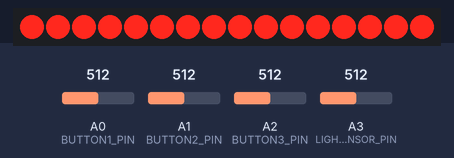
A sketch run on a simulated ATtiny85, built with avr-gcc and run on an emulated ATtiny85. Shown: 16 shift-register outputs drawn as a row of LEDs (first output left, lit = HIGH). Inputs (shaded band) come from the test bench; at power-on: A0 (BUTTON1_PIN) = 512, A1 (BUTTON2_PIN) = 512, A2 (BUTTON3_PIN) = 512, A3 (LIGHT_SENSOR_PIN) = 512. Random numbers use the default seed unless the sketch sets one; EEPROM starts erased; what the sketch prints to the serial monitor is not drawn.

Above: at 0.1 s.
At 0.9 s:
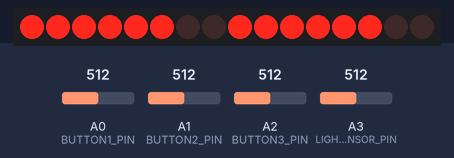
Timing chart, 0 to 2.6 s (numbered marks = the images above):
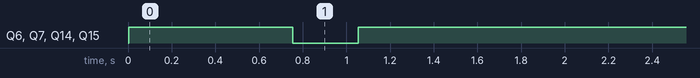

The sketch:

bay_area_map.ino
```cpp
#include <EEPROM.h>

// These can be modified to change the program behaviour
#define MAX_LENGTH_MULTIPLIER 10
#define LONG_PRESS_THRESHOLD 1000
#define PREVIEW_OFF 2
#define PREVIEW_TRANSITION 4
#define PREVIEW_ON 6

// Uncomment this line to set the pins to arduino uno
//#define ARDUINO_UNO_MODE

#define DEBUG_MODE

#ifdef ARDUINO_UNO_MODE
  // Arduino Uno Pins
  #define SR_LATCH_PIN 5 // Pin connected to ST_CP of 74HC595
  #define SR_CLOCK_PIN 4 // Pin connected to SH_CP of 74HC595h
  #define SR_DATA_PIN 6 // Pin connected to DS of 74HC595
  #define BUTTON1_PIN A0 // Analogue Pin
  #define BUTTON2_PIN A1 // Analogue Pin
  #define BUTTON3_PIN A2 // Analogue Pin
  #define LIGHT_SENSOR_PIN A3 // Analogue Pin
  #define BRIGHTNESS_PIN 3 // Sink pin
  #define puts(x) Serial.print(x)
  #define putsln(x) Serial.println(x)
#else
  // Arduino Pro Micro Pins
  #define SR_LATCH_PIN 7 // Pin connected to ST_CP of 74HC595 (LATCH)
  #define SR_CLOCK_PIN 8 // Pin connected to SH_CP of 74HC595 (CLOCK)
  #define SR_DATA_PIN 6 // Pin connected to DS of 74HC595 (DATA)
  #define BUTTON1_PIN A0 // Analogue Pin
  #define BUTTON2_PIN A1 // Analogue Pin
  #define BUTTON3_PIN A2 // Analogue Pin
  #define LIGHT_SENSOR_PIN A3 // Analogue Pin
  #define BRIGHTNESS_PIN 9 // Brightness Control (LIGHT)
  #define puts(x) Serial.print(x)
  #define putsln(x) Serial.println(x)
#endif

/*    ATTINY85 Pins
 * RESET +---+ VCC
 * LATCH |   | BTN
 * CLOCK |   | DATA
 *   GND +---+ LIGHT
 */

/*     Arduino Pro Mini Pins
 *        TX0 +------+ RAW
 *        RX1 |      | GND
 *        RST |      | RST
 *        GND |      | VCC
 *         D2 |      | A3  LIGHT SENSOR
 *         D3 |      | A2  BTN3
 *         D4 |      | A1  BTN2
 *         D5 |      | A0  BTN1
 * DATA    D6 |      | D13
 * LATCH   D7 |      | D12
 * CLOCK   D8 |      | D11
 * LIGHT   D9 +------+ D10
 */


// These should not be touched and are required for the program to run
#define BTN_SPEED 0
#define BTN_LIGHT 1
#define BTN_MODE 2

#define STATE_HOLD_OFF 1
#define STATE_TRANSITION_ON 2
#define STATE_HOLD_ON 3
#define STATE_TRANSITION_OFF 4

#define CALSTATE_OFF 0
#define CALSTATE_START 1
#define CALSTATE_LOW 2
#define CALSTATE_HIGH 3

// Since there are 2 resistors on the buttons,
// we need to use the analog function of the button.
#define BUTTON_OFF_THRESHOLD 60

uint8_t lightingState;
uint16_t stateTicksTotal;
uint16_t stateTicksLeft;

uint8_t currentPatternState;
uint8_t calibrationState = CALSTATE_OFF;


// Button states for SPEED, BRIGHTNESS, MODE
bool buttonStatesPrev [3] = {false, false, false};
bool buttonStates [3] = {false, false, false};
unsigned long longPressMills [] = {0,0,0,0};
bool longPressFired[3] = {false, false, false};

bool firstRun = true;

float brightnessLevels[8] = { 1.0f, 0.7f, 0.5f, 0.35f, 0.2f, 0.1f, 0.05f, 0.025f};
uint16_t randomState = random();

int lowBrightness = 20;
int highBrightness = 500;

int photosensorRunningAverage = 0;

unsigned long millsDelta;
unsigned long prevMills;
unsigned long currentMills;


// Savable variables
uint8_t currentBrightnessLevel = 0;
uint8_t lengthMultiplier = 1;
uint8_t currentPatternId = 0;
uint8_t autoBrightness = 1;
uint8_t minPhotosensor = 5;
uint8_t maxPhotosensor = 128;


// The animation will work in 4 states
// STATE_HOLD_OFF
// STATE_TRANSITION_ON
// STATE_HOLD_ON
// STATE_TRANSITION_OFF

class AnimatedPattern {
  private:
  uint16_t * states; // 16
  uint8_t totalStates;
  uint8_t ticksOn; // 16
  uint8_t ticksOff; // 16
  uint8_t ticksAnimate; // 16


  public:
  AnimatedPattern * nextPattern;

  /*
    _states: array of the different states
    _totalStates: total states in the array
    _ticksOn: Number of ticks it stays on
    _ticksAnimate: Number of ticks it takes to fade in and out
    _ticksOff: Number of ticks it stays off
    _nextPattern: The next pattern in the linked list
    Note: Each tick is slightly more than 10ms but can be assumed to be 10ms
  */
  AnimatedPattern(uint16_t * _states, uint8_t _totalStates, uint8_t _ticksOn, uint8_t _ticksAnimate, uint8_t _ticksOff, AnimatedPattern * _nextPattern) {
    states = _states;
    totalStates = _totalStates;
    ticksOn = _ticksOn;
    ticksOff = _ticksOff;
    ticksAnimate = _ticksAnimate;
    nextPattern = _nextPattern;
  }
  void nextState() {
    currentPatternState++;
    if (currentPatternState == totalStates || totalStates == 0) {
      currentPatternState = 0;
      firstRun = false;
    }
    if (totalStates == 0) {
      randomState = random();
    }
  }
  uint16_t getState() {
    if (totalStates == 0) {
      return randomState;
    }
    return states[currentPatternState];
  }
  uint8_t getTicksOn() {
    return ticksOn;
  }
  uint8_t getTicksAnimate() {
    return ticksAnimate;
  }
  uint8_t getTicksOff() {
    return ticksOff;
  }
};

AnimatedPattern * animatedPatternHead;
AnimatedPattern * animatedPatternCurrent;


// Patterns are defined as integers, but only the first 6 bits from the right are used.
// 1 represents on an state, while 0 represents an off state.
// The bits from right to left control the following lines respectively
// Bart Yellow, Bart Blue, Bart Orange, Bart Green, Bart Red, Bart Grey, None, None,
// Caltrain Zone 1, Caltrain Zone 2, Caltrain Zone 3, Caltrain Zone 4, Caltrain Zone 5, Caltrain Zone 6, None, None,
// For example:
// 0b0000000100000000
// Caltrain Zone 1 will light up

// First Service Year
// Orange Yellow Green Red  Blue Grey Caltrain
// 1972   1973   1974  1976 1997 2014 1985

// Fill in order of service start
uint16_t pattern1[] = {0b0000000000000100, 0b000000000000101, 0b000000000001101, 0b000000000011101, 0b001111110011101, 0b001111110011111, 0b001111110111111};
// One at a time in order of service start
uint16_t pattern2[] = {0b0000000000000100, 0b000000000000001, 0b000000000001000, 0b000000000010000, 0b001111110000000, 0b000000000000010, 0b000000000100000};
// Bart and Caltrain alternate
uint16_t pattern5[] = {0b0011111100000000, 0b0000000000111111};
// Alternate
uint16_t pattern6[] = {0b0010101000101010, 0b0001010100010101};
// Alll on
uint16_t pattern8[] = {0b0011111100111111};

#define TOTAL_PATTERNS 2
void setupAnimatedPatterns() {

  animatedPatternCurrent = new AnimatedPattern(NULL, 0, 40, 10, 0, NULL); // Randomly generated
  animatedPatternCurrent = new AnimatedPattern(pattern1, 7, 60, 10, 0, animatedPatternCurrent);
  animatedPatternCurrent = new AnimatedPattern(pattern2, 7, 60, 10, 0, animatedPatternCurrent);
  animatedPatternCurrent = new AnimatedPattern(pattern5, 2, 60, 10, 0, animatedPatternCurrent);
  animatedPatternCurrent = new AnimatedPattern(pattern6, 2, 60, 10, 0, animatedPatternCurrent);
  animatedPatternCurrent = new AnimatedPattern(pattern8, 1, 100, 0, 0, animatedPatternCurrent);
  animatedPatternCurrent = new AnimatedPattern(pattern8, 1, 10, 100, 0, animatedPatternCurrent);


  animatedPatternHead = animatedPatternCurrent;
}

void nextPattern() {
  if (animatedPatternCurrent->nextPattern) {
    animatedPatternCurrent = animatedPatternCurrent->nextPattern;
    currentPatternId++;
  } else {
    animatedPatternCurrent = animatedPatternHead;
    currentPatternId = 0;
  }
  EEPROM.update(3, currentPatternId);
  lightingState = STATE_HOLD_OFF;
  currentPatternState = 0;
  firstRun = true;
  stateTicksLeft = stateTicksTotal = animatedPatternCurrent->getTicksOff();
}

bool buttonHold(uint8_t btn) {
  if (longPressMills[btn] > LONG_PRESS_THRESHOLD && !longPressFired[btn]) {
    longPressFired[btn] = true;
    return true;
  }
  return false;
}

bool buttonRelease(uint8_t btn) {
  if (longPressMills[btn] >= LONG_PRESS_THRESHOLD) return false;
  return !buttonStates[btn] && buttonStatesPrev[btn];
}

bool anyButtonRelease() {
  return buttonRelease(BTN_MODE) || buttonRelease(BTN_LIGHT) || buttonRelease(BTN_SPEED);
}

void timerPreLoop() {
  prevMills = currentMills;
  currentMills = millis();
  millsDelta = currentMills - prevMills;
}


void buttonStatePreLoop() {
  for ( int i = 0; i < 3; i++ ) buttonStates[i] = false;
  if (analogRead(BUTTON1_PIN) > BUTTON_OFF_THRESHOLD) buttonStates[BTN_MODE] = true;
  if (analogRead(BUTTON2_PIN) > BUTTON_OFF_THRESHOLD) buttonStates[BTN_LIGHT] = true;
  if (analogRead(BUTTON3_PIN) > BUTTON_OFF_THRESHOLD) buttonStates[BTN_SPEED] = true;

  puts(analogRead(BUTTON1_PIN)); puts(" ");
  puts(analogRead(BUTTON2_PIN)); puts(" ");
  puts(analogRead(BUTTON3_PIN)); putsln(" ");

  for (int i = 0; i < 3; i++) {
    if (buttonStates[i]) {
      longPressMills[i] += millsDelta;
    } else {
      longPressMills[i] = 0;
      longPressFired[i] = false;
    }
  }
}

void buttonStatePostLoop() {
  for ( int i = 0; i < 3; i++ ) buttonStatesPrev[i] = buttonStates[i];
}

void setAllOn() {
    digitalWrite(SR_LATCH_PIN, LOW);
    shiftOut(SR_DATA_PIN, SR_CLOCK_PIN, MSBFIRST, 0b11111111);
    shiftOut(SR_DATA_PIN, SR_CLOCK_PIN, MSBFIRST, 0b11111111);
    digitalWrite(SR_LATCH_PIN, HIGH);
}
void feedbackOn(uint16_t time) {
    digitalWrite(13, HIGH);
    analogWrite(BRIGHTNESS_PIN, 255);
    delay(time);
}
void feedbackOff(uint16_t time) {
    digitalWrite(13, LOW);
    analogWrite(BRIGHTNESS_PIN, 0);
    delay(time);
}

void blinkDebugLight() {
  #ifdef DEBUG_MODE
    setAllOn();
    feedbackOn(150);
    feedbackOff(80);
  #endif
}

void blinkA() {
    setAllOn();
    feedbackOff(300);
    feedbackOn(250);
    feedbackOff(200);
    feedbackOn(900);
    feedbackOff(300);
}
void blinkM() {
    setAllOn();
    feedbackOff(300);
    feedbackOn(600);
    feedbackOff(200);
    feedbackOn(600);
    feedbackOff(300);
}


void setupPinModes() {
  pinMode(SR_LATCH_PIN, OUTPUT);
  pinMode(SR_CLOCK_PIN, OUTPUT);
  pinMode(SR_DATA_PIN, OUTPUT);
  pinMode(BUTTON1_PIN, INPUT);
  pinMode(BUTTON2_PIN, INPUT);
  pinMode(BUTTON3_PIN, INPUT);
  pinMode(LIGHT_SENSOR_PIN, INPUT);
  pinMode(BRIGHTNESS_PIN, OUTPUT);
}
void resetFactorySettings() {
  EEPROM.update(0, 0); // First bit is reset so that the program will reset.
  putsln("Reset to factory settings");
}
void firstTimeSetup() {
  currentBrightnessLevel = 0;
  lengthMultiplier = 0;
  currentPatternId = 0;
  autoBrightness = 1;
  minPhotosensor = 5;
  maxPhotosensor = 128;
  EEPROM.update(1, currentBrightnessLevel);
  EEPROM.update(2, lengthMultiplier);
  EEPROM.update(3, currentPatternId);
  EEPROM.update(4, autoBrightness);
  EEPROM.update(5, minPhotosensor);
  EEPROM.update(6, maxPhotosensor);
  EEPROM.update(0, 128);
  putsln("First time initialisation");
}
void readFromMemory() {
    currentBrightnessLevel = EEPROM.read(1);
    lengthMultiplier = EEPROM.read(2);
    currentPatternId = EEPROM.read(3);
    autoBrightness = EEPROM.read(4);
    minPhotosensor = EEPROM.read(5);
    maxPhotosensor = EEPROM.read(6);

    currentBrightnessLevel = currentBrightnessLevel % 8;
    lengthMultiplier = lengthMultiplier % MAX_LENGTH_MULTIPLIER;
    currentPatternId = currentPatternId % TOTAL_PATTERNS;

    putsln("Loaded from memory");
    puts("Pattern: ");
    putsln(currentPatternId);
    puts("Brightness: ");
    putsln(currentBrightnessLevel);
    puts("Length: ");
    putsln(lengthMultiplier);
    puts("Auto Brightness: ");
    putsln(autoBrightness ? "True" : "False");
    puts("Photosensor calibration min: ");
    putsln(minPhotosensor);
    puts("Photosensor calibration max: ");
    putsln(maxPhotosensor);
}


void normalState() {
  if (buttonRelease(BTN_SPEED)) {
    stateTicksLeft = 1;
    lightingState = STATE_HOLD_OFF;
    lengthMultiplier++;
    lengthMultiplier = lengthMultiplier % MAX_LENGTH_MULTIPLIER;
    EEPROM.update(2, lengthMultiplier);

  }
  if (buttonRelease(BTN_LIGHT)) {
    currentBrightnessLevel++;
    currentBrightnessLevel = currentBrightnessLevel % 8;
    EEPROM.update(1, currentBrightnessLevel);
  }
  if (buttonRelease(BTN_MODE)) {
    nextPattern();
    // Changing patterns will reset the length multiplier
    lengthMultiplier = 0;
    EEPROM.update(2, lengthMultiplier);
  }

  if (buttonHold(BTN_LIGHT)) {
    if (buttonStates[BTN_MODE] && buttonStates[BTN_SPEED]) {
      putsln("Calibrate Mode");
      calibrationState = CALSTATE_START;
    } else {
      if (autoBrightness == 1) {
        autoBrightness = 0;
        putsln("Turned off auto brightness");
        blinkM();
      } else {
        autoBrightness = 1;
        putsln("Turned on auto brightness");
        blinkA();
      }
      EEPROM.update(4, autoBrightness);
    }
  }

  // Process lighting state
  // If this state is 0 ticks, it will skip the rest of the loop
  int brightness;
  float percentage;
  switch(lightingState) {
    case STATE_HOLD_OFF:
      brightness = 0;
      break;
    case STATE_TRANSITION_ON:
      percentage = (float)stateTicksLeft / (float)stateTicksTotal;
      brightness = (1-percentage) * 255.0f;
      break;
    case STATE_HOLD_ON:
      brightness = 255;
      break;
    case STATE_TRANSITION_OFF:
      percentage = (float)stateTicksLeft / (float)stateTicksTotal;
      brightness = percentage * 255.0f;
      break;
  }

  // State changing
  bool skipLoop = false;
  if (stateTicksTotal == 0) skipLoop = true;
  if (stateTicksLeft == 0) {
    switch(lightingState) {
      case STATE_HOLD_OFF:
        lightingState = STATE_TRANSITION_ON;
        stateTicksTotal = firstRun ? PREVIEW_OFF : animatedPatternCurrent->getTicksAnimate() * ((lengthMultiplier*2) + 1);
        break;
      case STATE_TRANSITION_ON:
        lightingState = STATE_HOLD_ON;
        stateTicksTotal = firstRun ? PREVIEW_TRANSITION : animatedPatternCurrent->getTicksOn() * ((lengthMultiplier*2) + 1);
        break;
      case STATE_HOLD_ON:
        lightingState = STATE_TRANSITION_OFF;
        stateTicksTotal = firstRun ? PREVIEW_ON : animatedPatternCurrent->getTicksAnimate() * ((lengthMultiplier*2) + 1);
        break;
      case STATE_TRANSITION_OFF:
        lightingState = STATE_HOLD_OFF;
        stateTicksTotal = firstRun ? PREVIEW_TRANSITION : animatedPatternCurrent->getTicksOff() * ((lengthMultiplier*2) + 1);
        animatedPatternCurrent->nextState();
        break;
    }
    stateTicksLeft = stateTicksTotal;
    if (skipLoop) return; // If the previous state had 0 ticks, we will not update the brightness or lighting.
  } else {
    stateTicksLeft--;
  }

  // Set pin brightness
  int lightAnalogValue = analogRead(LIGHT_SENSOR_PIN);

  photosensorRunningAverage = lightAnalogValue * 0.04 + photosensorRunningAverage * 0.96;
  putsln(photosensorRunningAverage);
  if (autoBrightness) {
    float lightValue = photosensorRunningAverage - minPhotosensor * 4;
    float maxLightValue = maxPhotosensor * 4;
    float brightPercent = lightValue / (maxLightValue - (minPhotosensor * 4));
    if (brightPercent > 1) brightPercent = 1;
    if (brightPercent < 0) brightPercent = 0;
    // putsln(brightPercent);
    brightness = brightness * (brightPercent * 0.975 + 0.025);
  } else {
    brightness = brightness * brightnessLevels[currentBrightnessLevel];
  }
  analogWrite(BRIGHTNESS_PIN, brightness);

  // Set the image state
  digitalWrite(SR_LATCH_PIN, LOW);
  shiftOut(SR_DATA_PIN, SR_CLOCK_PIN, MSBFIRST, highByte(animatedPatternCurrent->getState()));
  shiftOut(SR_DATA_PIN, SR_CLOCK_PIN, MSBFIRST, lowByte(animatedPatternCurrent->getState()));
  digitalWrite(SR_LATCH_PIN, HIGH);

  // puts("Brightness "); putsln(brightness);
  // puts(currentPatternState); puts(' ');
  // puts(animatedPatternCurrent->getTicksOn()); puts(' ');
  // puts(animatedPatternCurrent->getTicksAnimate()); puts(' ');
  // puts(animatedPatternCurrent->getTicksOff()); puts(' ');
  // putsln(animatedPatternCurrent->getState());
  // animatedPatternCurrent->getCurrentState()->printState();
  // puts("State Ticks "); putsln(stateTicksLeft);
  // puts("Anim State "); putsln(lightingState);

  // For testing on ATTINY without serial
  // analogWrite(BRIGHTNESS_PIN, (millis() / 10) % 255);
}


void setup() {
  #ifdef DEBUG_MODE
    Serial.begin(9600);
    pinMode(13, OUTPUT);
  #endif
  putsln("Start setup");

  blinkDebugLight();

  setupPinModes();
  randomSeed(analogRead(A3));

  buttonStatePreLoop();
  if (buttonStates[BTN_MODE] && buttonStates[BTN_LIGHT] && buttonStates[BTN_SPEED]) {
    resetFactorySettings();
  }

  putsln("Reading from eeprom");
  if (EEPROM.read(0) != 128) {
    firstTimeSetup();
  } else {
    readFromMemory();
  }

  blinkDebugLight();

  putsln("Setting up animated patterns");
  setupAnimatedPatterns();
  int gotoPatternId = currentPatternId;
  currentPatternId = 0;
  // for (int i = 0; i < gotoPatternId; i++) {
    nextPattern();
  // }

  blinkDebugLight();
  putsln("Done setup");
}

void loop() {
  // Calculate buttons
  timerPreLoop();
  buttonStatePreLoop();

  if (calibrationState == CALSTATE_OFF) {
    // putsln("Normal State");
    normalState();
  } else {
    // putsln("Calibration State");
    uint8_t calibrationBrightness = 0;
    photosensorRunningAverage = analogRead(LIGHT_SENSOR_PIN) * 0.3 + photosensorRunningAverage * 0.7;
    uint8_t photosensorSave = photosensorRunningAverage / 4;
    if (calibrationState == CALSTATE_START) {
      if (!buttonStates[BTN_MODE] && !buttonStates[BTN_LIGHT] && !buttonStates[BTN_SPEED])
        calibrationState = CALSTATE_LOW;
    } else if (calibrationState == CALSTATE_LOW) {
      calibrationBrightness = 50;
      if (anyButtonRelease()) {
        EEPROM.update(5, photosensorSave);
        minPhotosensor = photosensorSave;
        calibrationState = CALSTATE_HIGH;
      }
    } else if (calibrationState == CALSTATE_HIGH) {
      calibrationBrightness = 255;
      if (anyButtonRelease()) {
        EEPROM.update(6, photosensorSave);
        maxPhotosensor = photosensorSave;
        calibrationState = CALSTATE_OFF;
      }
    }
    setAllOn();
    if (millis() % 1000 < 500) {
      analogWrite(BRIGHTNESS_PIN, calibrationBrightness);
    } else {
      analogWrite(BRIGHTNESS_PIN, 0);
    }
  }

  buttonStatePostLoop();
  delay(10);
}
```

Measured:
- by itself, Q6, Q7, Q14, Q15: HIGH → LOW at 0.76 s, → HIGH 0.30 s later
